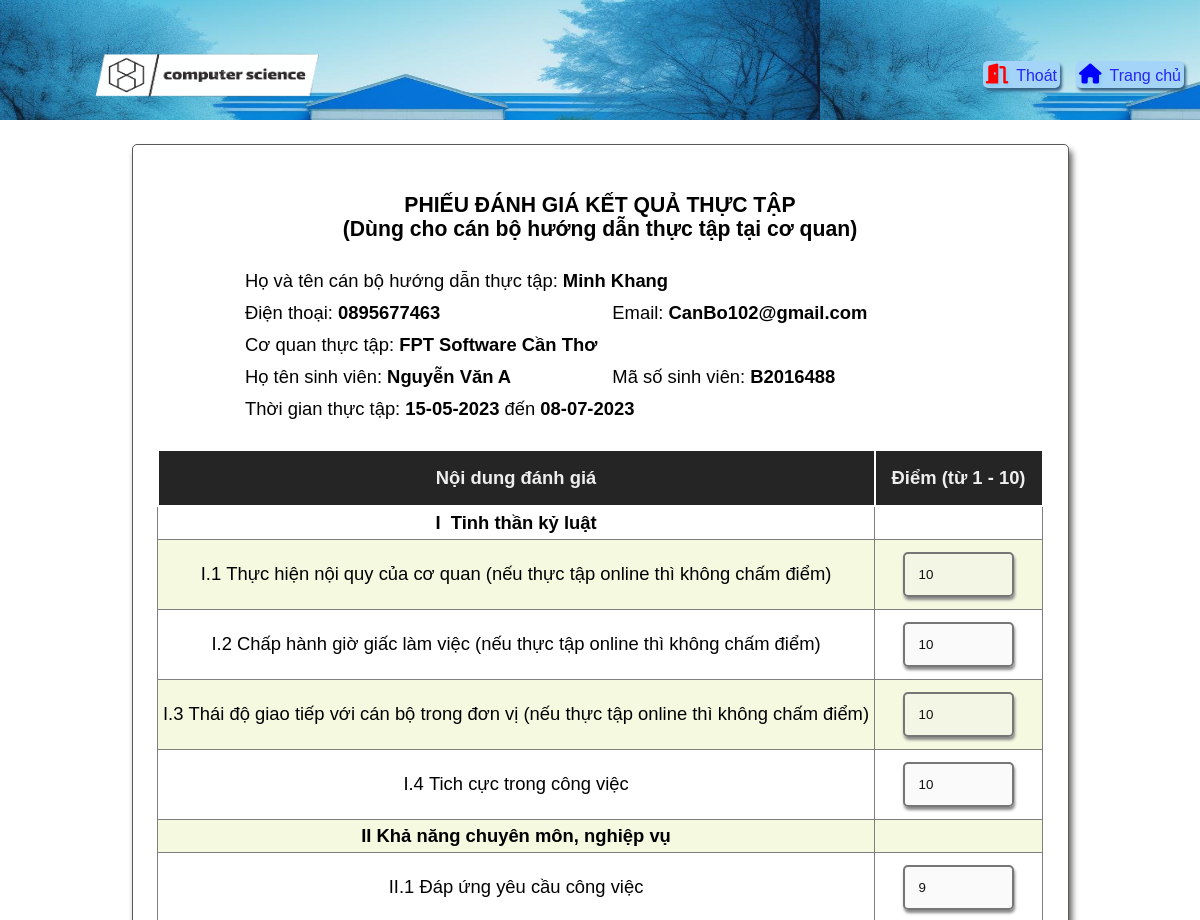
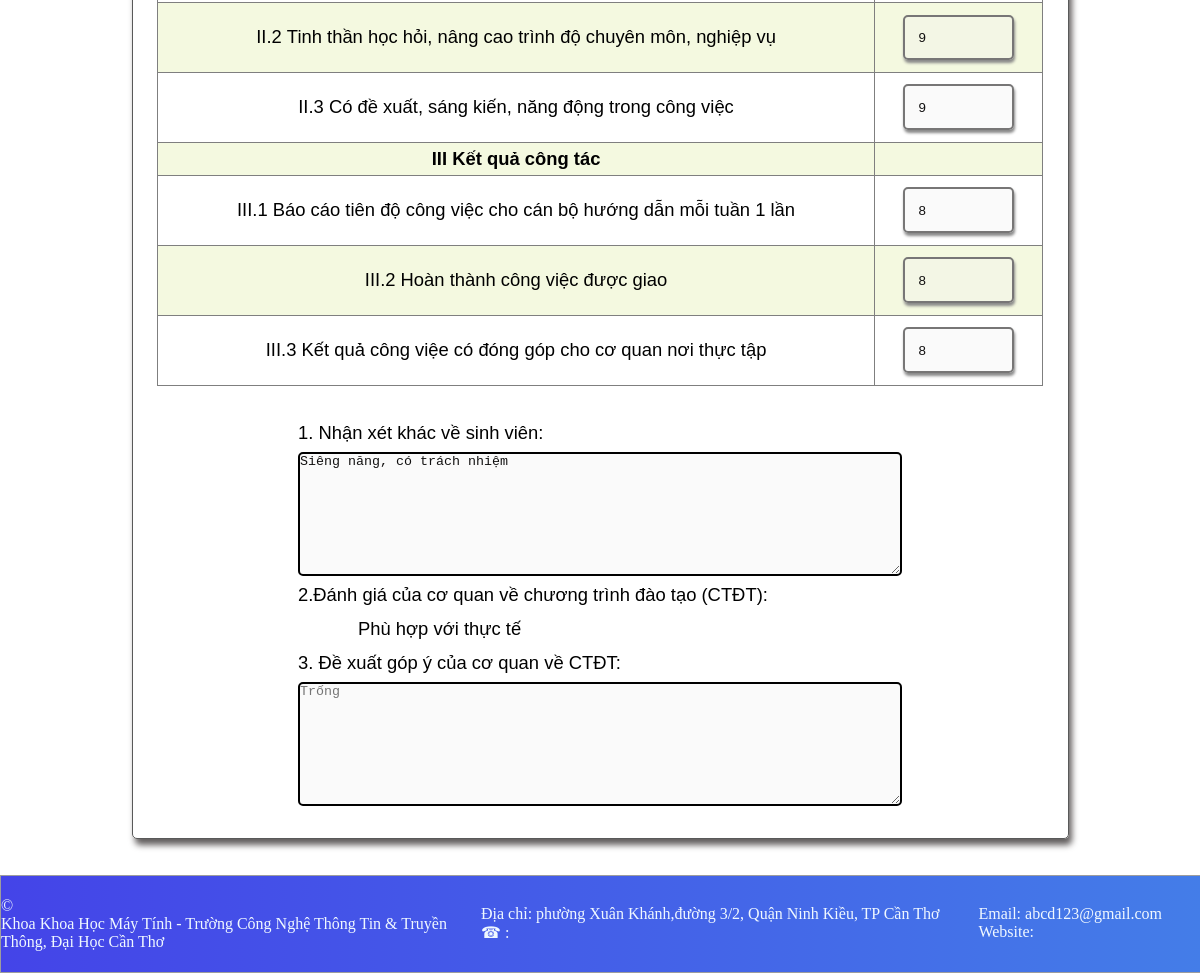
The page /DoiTuongSuDung/CanBoHuongDan/DanhSachChamDiemSinhVien/chamDiem.php?MSCB=cbhd102&MSSV=B2016488 on the database its author committed (2 pictures, top to bottom).
### tables this page shows
CREATE TABLE IF NOT EXISTS `canbohuongdan` (
  `MSCB` varchar(8) NOT NULL,
  `HoTen` varchar(100) NOT NULL,
  `NgaySinh` date NOT NULL,
  `GioiTinh` char(1) NOT NULL DEFAULT '',
  `DiaChi` text NOT NULL,
  `SDT` char(12) DEFAULT NULL,
  `Email` varchar(100) NOT NULL,
  `MaDVTT` varchar(8) NOT NULL,
  PRIMARY KEY (`MSCB`),
  UNIQUE KEY `SDT` (`SDT`),
  KEY `MaDVTT` (`MaDVTT`),
  CONSTRAINT `canbohuongdan_ibfk_1` FOREIGN KEY (`MaDVTT`) REFERENCES `donvithuctap` (`MaDVTT`)
);

CREATE TABLE IF NOT EXISTS `donvithuctap` (
  `MaDVTT` varchar(8) NOT NULL,
  `TenDVTT` varchar(100) NOT NULL,
  `DiaChi` text NOT NULL,
  `SDT` char(10) NOT NULL,
  `Email` varchar(100) NOT NULL,
  PRIMARY KEY (`MaDVTT`),
  UNIQUE KEY `SDT` (`SDT`),
  UNIQUE KEY `Email` (`Email`)
);

CREATE TABLE IF NOT EXISTS `sinhvien` (
  `MSSV` varchar(8) NOT NULL,
  `HoTen` varchar(100) NOT NULL,
  `NgaySinh` date NOT NULL,
  `GioiTinh` char(1) NOT NULL DEFAULT '0',
  `DiaChi` text DEFAULT NULL,
  `SDT` char(12) DEFAULT NULL,
  `Email` varchar(100) NOT NULL,
  `CCCD` char(12) DEFAULT NULL,
  `MaLop` varchar(8) NOT NULL,
  PRIMARY KEY (`MSSV`),
  UNIQUE KEY `CCCD` (`CCCD`),
  UNIQUE KEY `SDT` (`SDT`),
  KEY `MaLop` (`MaLop`),
  CONSTRAINT `sinhvien_ibfk_1` FOREIGN KEY (`MaLop`) REFERENCES `lop` (`MaLop`)
);

CREATE TABLE IF NOT EXISTS `dotthuctap` (
  `STT` mediumint(9) NOT NULL,
  `ngayBatDau` date DEFAULT NULL,
  `ngayKetThuc` date DEFAULT NULL,
  `MaKH` varchar(5) DEFAULT NULL,
  PRIMARY KEY (`STT`),
  KEY `MaKH` (`MaKH`),
  CONSTRAINT `dotthuctap_ibfk_1` FOREIGN KEY (`MaKH`) REFERENCES `nienkhoa` (`MaKH`)
);

CREATE TABLE IF NOT EXISTS `noidungdanhgia` (
  `ID` varchar(10) NOT NULL,
  `NoiDung` text DEFAULT NULL,
  PRIMARY KEY (`ID`)
);

CREATE TABLE IF NOT EXISTS `chitietphieudanhgiaketquathuctap` (
  `MSPDGKQTT` varchar(8) NOT NULL,
  `ID` varchar(10) NOT NULL,
  `Diem` float DEFAULT NULL,
  KEY `MSPDGKQTT` (`MSPDGKQTT`),
  KEY `ID` (`ID`),
  CONSTRAINT `chitietphieudanhgiaketquathuctap_ibfk_1` FOREIGN KEY (`MSPDGKQTT`) REFERENCES `phieudanhgiaketquathuctap` (`MSPDGKQTT`),
  CONSTRAINT `chitietphieudanhgiaketquathuctap_ibfk_2` FOREIGN KEY (`ID`) REFERENCES `noidungdanhgia` (`ID`)
);

CREATE TABLE IF NOT EXISTS `phieudanhgiaketquathuctap` (
  `MSPDGKQTT` varchar(8) NOT NULL,
  `STT` mediumint(9) NOT NULL,
  `MSSV` varchar(8) DEFAULT NULL,
  `MSCB` varchar(8) DEFAULT NULL,
  `IDMucDoCT` varchar(5) DEFAULT NULL,
  `NhanXet` text DEFAULT NULL,
  `DongGop` text DEFAULT NULL,
  PRIMARY KEY (`MSPDGKQTT`),
  KEY `MSSV` (`MSSV`),
  KEY `MSCB` (`MSCB`),
  KEY `STT` (`STT`),
  KEY `IDMucDoCT` (`IDMucDoCT`),
  CONSTRAINT `phieudanhgiaketquathuctap_ibfk_1` FOREIGN KEY (`MSSV`) REFERENCES `sinhvien` (`MSSV`),
  CONSTRAINT `phieudanhgiaketquathuctap_ibfk_2` FOREIGN KEY (`MSCB`) REFERENCES `canbohuongdan` (`MSCB`),
  CONSTRAINT `phieudanhgiaketquathuctap_ibfk_3` FOREIGN KEY (`STT`) REFERENCES `dotthuctap` (`STT`),
  CONSTRAINT `phieudanhgiaketquathuctap_ibfk_4` FOREIGN KEY (`IDMucDoCT`) REFERENCES `mucdochuongtrinhdaotao` (`IDMucDoCT`)
);

CREATE TABLE IF NOT EXISTS `chitietmucdochuongtrinhdaotao` (
  `MSPDGKQTT` varchar(8) NOT NULL,
  `IDMucDoCT` varchar(5) NOT NULL,
  KEY `MSPDGKQTT` (`MSPDGKQTT`),
  KEY `IDMucDoCT` (`IDMucDoCT`),
  CONSTRAINT `chitietmucdochuongtrinhdaotao_ibfk_1` FOREIGN KEY (`MSPDGKQTT`) REFERENCES `phieudanhgiaketquathuctap` (`MSPDGKQTT`),
  CONSTRAINT `chitietmucdochuongtrinhdaotao_ibfk_2` FOREIGN KEY (`IDMucDoCT`) REFERENCES `mucdochuongtrinhdaotao` (`IDMucDoCT`)
);

CREATE TABLE IF NOT EXISTS `mucdochuongtrinhdaotao` (
  `IDMucDoCT` varchar(5) NOT NULL,
  `DanhGia` text DEFAULT NULL,
  PRIMARY KEY (`IDMucDoCT`)
);

### DoiTuongSuDung/TrangDungChung/CacHamXuLy.php (called while the page is built, shortened)
<?php
    include('KetNoi.php');
    function TruyVan($truyvan){
        global $connect;
        $truyvan = trim(strval($truyvan));
        $ThucHien = mysqli_query($connect,$truyvan);
        return $ThucHien;
    }
    function infSinhVien($Ma){
        global $connect;
        $layThongTin = "SELECT *
        FROM sinhvien sv INNER JOIN taikhoan tk ON sv.MSSV =tk.UserID
                                INNER JOIN lop ON lop.MaLop = sv.MaLop
                                INNER JOIN nganh ON nganh.MaNganh = lop.MaNganh
                                INNER JOIN khoa ON nganh.MaKhoa = khoa.MaKhoa
        WHERE sv.MSSV = '$Ma'";
        $ThucHanh = mysqli_query($connect,$layThongTin ) or die(mysqli_connect_error());
        $ketQua = mysqli_fetch_array($ThucHanh);
        return $ketQua;
    }
    function ThongTinDotThucTap($Nam){
        global $connect;
        $truyVan = "SELECT * FROM dotthuctap WHERE ngayBatDau like '".$Nam."%' ";
        $Chay = mysqli_query($connect,$truyVan) or die(mysqli_connect_error());
        $ketQua = mysqli_fetch_array($Chay);
        return $ketQua;
    }
    function infDonViThucTap($maDVTT){
        $truyvan = "SELECT *
                    FROM donvithuctap
                    WHERE MaDVTT = '$maDVTT '";
        $kq = TruyVan($truyvan);
        return mysqli_fetch_array($kq);
    }
    function infCanBoHuongDan($mscb){
        $sql = "SELECT * FROM canbohuongdan cb
                INNER JOIN taikhoan tk ON cb.MSCB=tk.UserID
                WHERE MSCB = '$mscb' AND tk.UserRole= 4";
        $truyvan = TruyVan($sql);
        return mysqli_fetch_array($truyvan);
    }
    function ngayThangNam_VN($date){
        return date('d-m-Y',strtotime($date));
    }
    function All_InfNoiDungDanhGia(){
        $sql = "SELECT * FROM noidungdanhgia";
        $truyvan = TruyVan($sql);
        return  $truyvan;
    }
    function mscb_mssv_PhieuDanhGiaKetQuaThucTap($mssv,$mscb){
        $sql ="SELECT *
            FROM phieudanhgiaketquathuctap
            WHERE MSCB = '$mscb' AND MSSV = '$mssv'";
        $truyvan = TruyVan($sql);
        return  mysqli_fetch_array($truyvan);
    }
    function MSPDGKQTT_ID_chiTietPhieuDanhGiaKetQua($mspdgkqtt,$ID){
        $sql = "SELECT *
                FROM chitietphieudanhgiaketquathuctap
                WHERE MSPDGKQTT = '$mspdgkqtt' AND ID = '$ID'";
        $truyvan = TruyVan($sql);
        return  mysqli_fetch_array($truyvan);
    }
    function infPhieuDanhGiaKetQuaThucTap($mspdgkqtt){
        $sql = "SELECT *
                FROM phieudanhgiaketquathuctap
                WHERE MSPDGKQTT = '$mspdgkqtt'";
        $truyvan = TruyVan($sql);
        return  mysqli_fetch_array($truyvan);
    }
    function MSPDGKQTT_MucDoChuongTrinhDaoTao($mspdkqtt){
        $sql= "SELECT *
                FROM chitietmucdochuongtrinhdaotao ct
                INNER JOIN mucdochuongtrinhdaotao  md ON ct.IDMucDoCT = md.IDMucDoCT
                WHERE ct.MSPDGKQTT = '$mspdkqtt'";
        $truyvan = TruyVan($sql);
        return  $truyvan;
    }
?>

### DoiTuongSuDung/CanBoHuongDan/DanhSachChamDiemSinhVien/chamDiem.php (the view, shortened to what this page needs)
<!DOCTYPE html>
<html lang="en">
    <head>
        <link rel="stylesheet" href="../../../DinhDangWebSite/TrangDungChung/TrangChu.css">
        <link rel="stylesheet" href="../../../DinhDangWebSite/TrangDungChung/DinhDangDungChungChoTatCa.css">
        <link rel="stylesheet" href="https://cdnjs.cloudflare.com/ajax/libs/font-awesome/6.2.1/css/all.min.css">
        <link rel="stylesheet" href="../../../DinhDangWebSite/TrangDungChung/TrangChuCaNhan.css">
        <link rel="stylesheet" href="../../../DinhDangWebSite/CanBoHuongDan/CBHD.css">
        <?php
            include('../../TrangDungChung/KetNoi.php');
            include('../../TrangDungChung/CacHamXuLy.php');
            $mssv = trim($_GET['MSSV']);
            $mscb = trim($_GET['MSCB']);
            $TTsinhVien = infSinhVien($mssv);
            $TTcanBo = infCanBoHuongDan($mscb);
            $ThoiDiemThucTap = ThongTinDotThucTap(date('Y'));
            $TTdonViThucTap = infDonViThucTap($TTcanBo['MaDVTT']);
            $mspdgkqtt = mscb_mssv_PhieuDanhGiaKetQuaThucTap($mssv,$mscb)['MSPDGKQTT'];
        ?>
    </head>
    <body>
        <header>
            <div class="DauTrang">
                <div class="logo">
                    <img src="../../../Image/logo2.png" class="AnhLogo"/>
                </div>
                <div class="CacNut">
                    <a href="../../TrangDungChung/index.html" class="NutThoat"><i class="fa-solid fa-door-open"></i>Thoát</a>
                    <a href="TrangChuCanBoHuongDan.php?ID=<?php echo $_GET['ID'] ;?>" class="NutTrangChu"><i class="fa-solid fa-house"></i>Trang chủ</a>
                </div>
            </div>
        </header>
        <main>
            <div class="BangChinhThongTinPhieuTheoDoi">
                <div class="ThongTinPhieuTheoDoi">
                    <h1 class="TieuDePhieuTheoDoi">PHIẾU ĐÁNH GIÁ KẾT QUẢ THỰC TẬP </br> (Dùng cho cán bộ hướng dẫn thực tập tại cơ quan)</h1>
                    <table class="BangThongTinPhieuTheoDoi BangThongTinPhieuDanhGia">
                        <tr>
                            <td colspan="2">
                                <p>Họ và tên cán bộ hướng dẫn thực tập: <span class="ThongTinLayDuoc"> <?php echo $TTcanBo['HoTen']; ?></span> </p>
                            </td>
                        </tr>
                        <tr>
                            <td>
                                <p>Điện thoại: <span class="ThongTinLayDuoc"> <?php echo $TTcanBo['SDT']; ?></span></p>
                            </td>
                            <td>
                                <p>Email: <span class="ThongTinLayDuoc"> <?php echo $TTcanBo['Email']; ?></span></p>
                            </td>
                        </tr>
                        <tr>
                            <td colspan="2">
                                <p>Cơ quan thực tập: <span class="ThongTinLayDuoc"><?php echo $TTdonViThucTap['TenDVTT']; ?></span></p>
                            </td>
                        </tr>
                        <tr>
                            <td>
                                <p>Họ tên sinh viên: <span class="ThongTinLayDuoc"> <?php echo $TTsinhVien['HoTen']; ?></span> </p>
                            </td>
                            <td>
                                <p>Mã số sinh viên:  <span class="ThongTinLayDuoc"><?php echo $TTsinhVien['MSSV']; ?></span></p>
                            </td>
                        </tr>
                        <tr>
                            <td colspan="2">
                                <p>Thời gian thực tập: <span class="ThongTinLayDuoc"><?php echo ngayThangNam_VN($ThoiDiemThucTap['ngayBatDau']); ?> </span> đến <span class="ThongTinLayDuoc"><?php echo ngayThangNam_VN($ThoiDiemThucTap['ngayKetThuc']); ?></span></p>
                            </td>
                        </tr>
                    </table>
                </div>
                <div class="ThongTinDaDanhGia">
                    <table class="BangThongTinDanhgia">
                        <tr class="DongTieuDe">
                            <th>Nội dung đánh giá</th>
                            <th>Điểm (từ 1 - 10) </th>
                        </tr>
                        <?php
                            $NoiDungDanhGia = All_InfNoiDungDanhGia();
                            while($row = mysqli_fetch_array($NoiDungDanhGia)){
                                $ttDiemSo = MSPDGKQTT_ID_chiTietPhieuDanhGiaKetQua($mspdgkqtt,$row['ID']);
                                echo '<tr>';
                                if(trim($row['ID']) == 'I' ||trim($row['ID']) == 'II' ||trim($row['ID']) == 'III' ){
                                    echo '
                                        <td>
                                            <b>'.$row['ID'].'&nbsp;'.$row['NoiDung'].'</b>
                                        </td>';
                                    echo'
                                        <td>
                                        </td>';
                                }else{
                                    echo '
                                        <td>
                                            '.$row['ID'].'&nbsp;'.$row['NoiDung'].'
                                        </td>';
                                    echo'
                                        <td>
                                            <input type="text" ID="VungChamDiem" value='.$ttDiemSo['Diem'].' disabled />
                                        </td>';
                                }
                                echo '</tr>';
                                }
                            ?>
                    </table>
                    <div class="NhanXetKhac">
                        <p>1. Nhận xét khác về sinh viên: </p>
                        <div class="OYKien">
                            <textarea id="PhanNGhiNhanXet" name="NhanXetVeSinhVien" class="GhiNhanXetVeSinhVien" placeholder="Ghi nhận tại đây" disabled><?php echo infPhieuDanhGiaKetQuaThucTap($mspdgkqtt)['NhanXet'];?></textarea>
                        </div>
                        <p>2.Đánh giá của cơ quan về chương trình đào tạo (CTĐT):</p>
                        <div class="DanhGiaVeCTDT">
                            <?php
                                $LayThongTinMucDoDaDanhGia = MSPDGKQTT_MucDoChuongTrinhDaoTao($mspdgkqtt);
                                while($row = mysqli_fetch_array($LayThongTinMucDoDaDanhGia)){
                                    echo'
                                            <p>'.$row['DanhGia'].'</p>
                                        ';
                                }
                            ?>
                        </div>
                        <p>3. Đề xuất góp ý của cơ quan về CTĐT: </p>
                        <div class="OYKien">
                            <textarea name="DongGopYKien" class="GhiNhanXetVeSinhVien" id="LayYKienDongGop" placeholder="Trống" disabled><?php echo infPhieuDanhGiaKetQuaThucTap($mspdgkqtt)['DongGop'];?></textarea>
                        </div>
                    </div>
                </div>
            </div>
        </main>
        <footer>
            <div class="ChanBenPhai">
                <p>&copy; <span id="NamHienTai"></span></p>
                <p>
                    Khoa Khoa Học Máy Tính - Trường Công Nghệ Thông Tin & Truyền Thông, Đại Học Cần Thơ
                </p>
            </div>
            <div class="ChanBenTrai">
                <div class="ChanTrai1">
                    <p>Địa chỉ: phường Xuân Khánh,đường 3/2, Quận Ninh Kiều, TP Cần Thơ</p>
                    <span>&phone; : </span>
                </div>
                <div class="ChanTrai2">
                    <p>Email: abcd123@gmail.com</p>
                    <p>Website: </p>
                </div>
            </div>
        </footer>
    </body>
</html>

### rows shown on the page
canbohuongdan: HoTen "Minh Khang", SDT "0895677463", Email "CanBo102@gmail.com"
donvithuctap: TenDVTT "FPT Software Cần Thơ"
sinhvien: HoTen "Nguyễn Văn A", MSSV "B2016488"
dotthuctap: ngayBatDau "15-05-2023", ngayKetThuc "08-07-2023"
noidungdanhgia: ID "I", NoiDung "Tinh thần kỷ luật"
noidungdanhgia: ID "I.1", NoiDung "Thực hiện nội quy của cơ quan (nếu thực tập online thì không chấm điểm)", Diem "10"
noidungdanhgia: ID "I.2", NoiDung "Chấp hành giờ giấc làm việc (nếu thực tập online thì không chấm điểm)", Diem "10"
noidungdanhgia: ID "I.3", NoiDung "Thái độ giao tiếp với cán bộ trong đơn vị (nếu thực tập online thì không chấm điểm)", Diem "10"
noidungdanhgia: ID "I.4", NoiDung "Tich cực trong công việc", Diem "10"
noidungdanhgia: ID "II", NoiDung "Khả năng chuyên môn, nghiệp vụ"
noidungdanhgia: ID "II.1", NoiDung "Đáp ứng yêu cầu công việc", Diem "9"
noidungdanhgia: ID "II.2", NoiDung "Tinh thần học hỏi, nâng cao trình độ chuyên môn, nghiệp vụ", Diem "9"
noidungdanhgia: ID "II.3", NoiDung "Có đề xuất, sáng kiến, năng động trong công việc", Diem "9"
noidungdanhgia: ID "III", NoiDung "Kết quả công tác"
noidungdanhgia: ID "III.1", NoiDung "Báo cáo tiên độ công việc cho cán bộ hướng dẫn mỗi tuần 1 lần", Diem "8"
noidungdanhgia: ID "III.2", NoiDung "Hoàn thành công việc được giao", Diem "8"
noidungdanhgia: ID "III.3", NoiDung "Kết quả công việe có đóng góp cho cơ quan nơi thực tập", Diem "8"
phieudanhgiaketquathuctap: NhanXetVeSinhVien "Siêng năng, có trách nhiệm"
chitietmucdochuongtrinhdaotao: IDMucDoCT.DanhGia "Phù hợp với thực tế"
